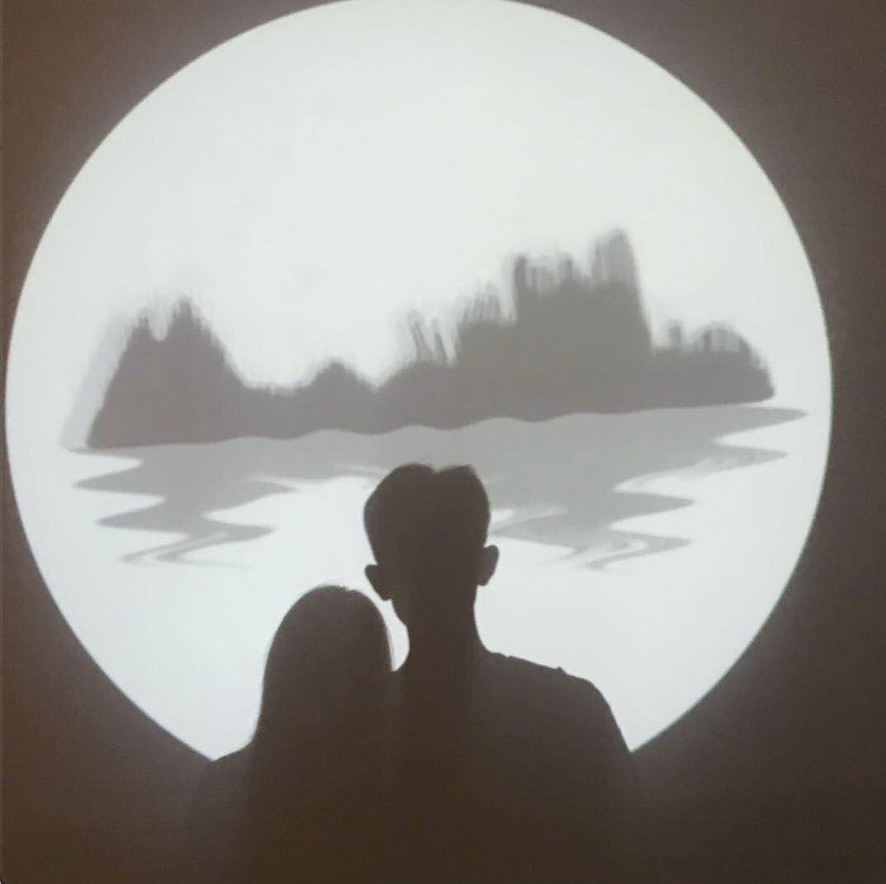
#> input picture Zack/00/image.png, 886 x 884 px
$ python 00.py
#> lines starting #> are read from the running program, lines starting #| are printed output that depends on the picture
from PIL import Image,ImageDraw,ImageFont

im = Image.open('image.png')
#> im is the input picture: PIL image 886x884 RGBA; mean R, G, B, A 151.6, 149, 144.7, 255
w,h = im.size
#> w = 886; h = 884

font = ImageFont.truetype('/Library/Fonts/Arial.ttf', 200)
draw = ImageDraw.Draw(im)
draw.text((w*4/5,h/5),'4',(255,0,0),font=font)
im.save('new_image.png')
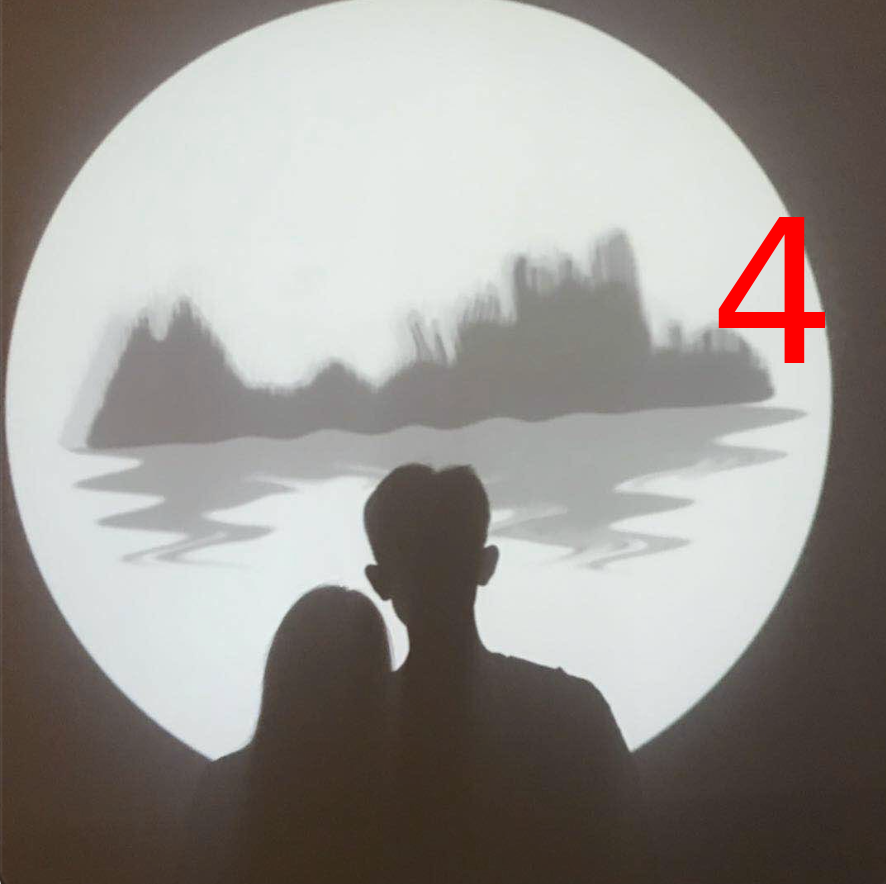
#> saved as new_image.png: PIL image 886x884 RGBA; mean R, G, B, A 151.9, 147.4, 143.1, 255
